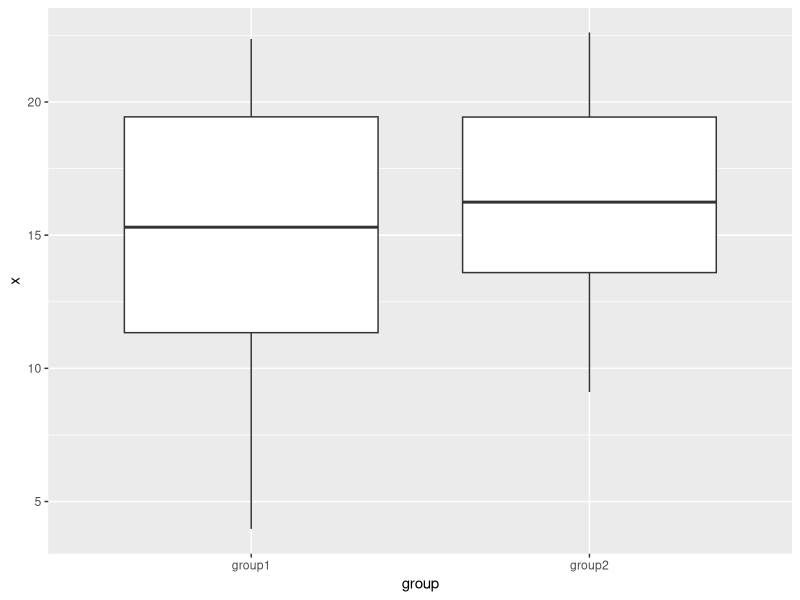

Reproduce this figure in R.
#make a dataset

df <- data.frame(x = rnorm(50, 16, 4), 
                 group = rep(c("group1", "group2"), each = 25))

library(tidyverse)

df %>% group_by(group) %>%
  summarise(mean = mean(x),
            n = length(n),
            sdev = sd(x))

library(magrittr)
library(dplyr)
library(ggplot2)
df %>% ggplot(aes(x = group, y = x)) +
  geom_boxplot()


